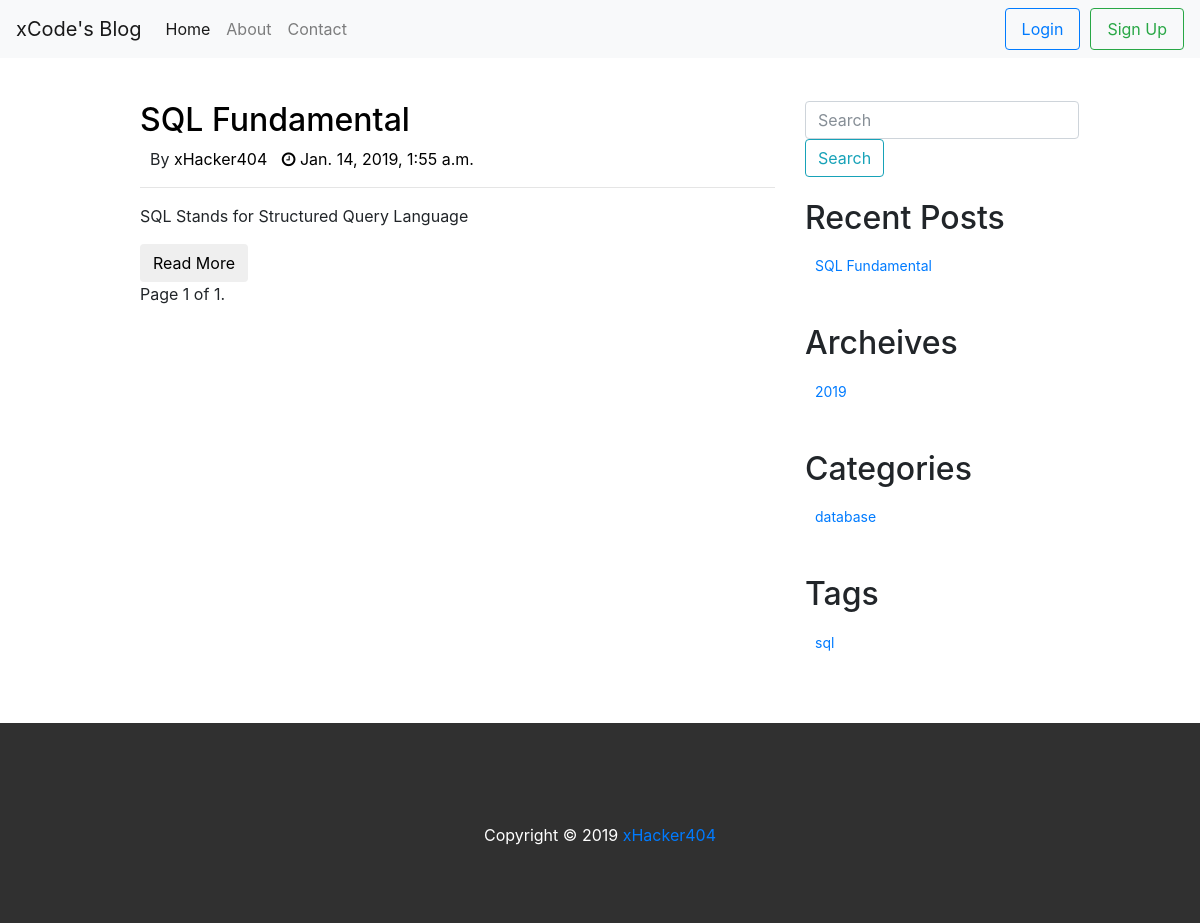
The page / on the database its author committed.
### blog/models.py (models this page shows, shortened)
class Post(models.Model):
    title = models.CharField(max_length=250,unique=True)
    content = models.CharField(max_length=1000)
    tag = models.CharField(max_length=100,default='sql')
    category = models.CharField(max_length=150, default='uncategoried')
    featured_img = models.ImageField(upload_to='featured_images', blank=True)
    author = models.ForeignKey(User,on_delete=models.CASCADE, default=1)
    published_date = models.DateTimeField()

### blog/views.py (the view)
# urls.py: path('', views.index, name="index"),
def index(request):
    post_list = Post.objects.order_by('published_date')
    years = []
    tags = []
    categories = []
    for post in post_list :
        year = post.published_date.year
        tag = post.tag
        category = post.category
        if year not in years:
            years.append(year)
        if tag not in tags:
            tags.append(tag)
        if category not in categories:
            categories.append(category)
    paginator = Paginator(post_list, 2) # Show 2 posts per page
    page = request.GET.get('page')
    posts = paginator.get_page(page)
    my_dict = {'posts':posts, 'years':years, 'tags':tags, 'categories':categories}
    return render(request, 'blog/index.html', context=my_dict)

### templates/blog/index.html (shortened to what this page needs)
<!DOCTYPE html>
{% extends 'blog/base.html'%}
{% block post_block %}
<div class="col-md-7">
	{% if posts %}
			{% for post in posts %}
		<div class="post">
        <h2><a href="blog/posts/{{post.id}}/"> {{ post.title}} </a></h2>
        <ul>
            <li>By  <a href="blog/author/{{post.author}}">{{ post.author}}</a></li>
            <li><a href="blog/{{post.published_date.year}}/{{post.published_date.month}}/{{post.published_date.day}}"> <i class="fa fa-clock-o" aria-hidden="true"></i> {{ post.published_date }}</a></li>
        </ul>
        <hr>
        <p>{{post.content}}</p>
        <button class="btn"><a href="blog/posts/{{post.id}}">Read More</a></button>
    </div>
		{% endfor %}
		<div class="pagination">
    <span class="step-links">
        <span class="current">
            Page {{ posts.number }} of {{ posts.paginator.num_pages }}.
        </span>
    </span>
  </div>
		{% else %}
		<p>Sorry!! No post has been found!!!</p>
		{% endif %}
</div>
{% endblock %}

### templates/blog/base.html (shortened to what this page needs)
<!DOCTYPE html>
{% load staticfiles %}
<html lang="us">
<head>
    <link href="{% static "css/bootstrap.min.css" %}"rel="stylesheet" type="text/css">
    <link href="{% static "css/jquery-ui.css" %}" rel="stylesheet">
    <link rel="stylesheet" href="https://cdnjs.cloudflare.com/ajax/libs/font-awesome/4.7.0/css/font-awesome.min.css">
    <link href="{% static "css/style.css" %}" rel="stylesheet" type="text/css">
</head>
<body>
		<div class="row">
        <div class="col-md-12">
            <nav class="navbar navbar-expand-lg navbar-light bg-light fixed-top">
              <a class="navbar-brand" href="{% url 'index'%}">xCode's Blog</a>
              <div class="collapse navbar-collapse" id="navbarSupportedContent">
                <ul class="navbar-nav mr-auto">
                  <li class="nav-item active">
                    <a class="nav-link" href="{% url 'index'%}">Home <span class="sr-only">(current)</span></a>
                  </li>
                  <li class="nav-item">
                    <a class="nav-link" href="#">About</a>
                  </li>
                  <li class="nav-item">
                    <a class="nav-link " href="#">Contact</a>
                  </li>
                </ul>
                <form class="form-inline my-2 my-lg-0">
									{% if user.is_authenticated %}
									<a class="nav-link btn btn-outline-primary" href="{% url 'blog:logout' %}" >Logout</a>
                  <h2 style="font-size:24px; padding-left:10px"> Hello {{user.username}} </h2>
									{% else %}
									<a class="nav-link btn btn-outline-primary" href="{% url 'blog:user_login' %}" >Login</a>
                  <a class="nav-link btn btn-outline-success" href="{% url 'blog:sign-up'%}" style="margin-left: 10px">Sign Up</a>
									{% endif %}
								</form>
              </div>
         </nav>
        </div>
    </div>
    <div class="container">
        <div class="row" style="margin-top:100px ">
            <div class="col-md-1" id="left-sidebar"></div>
            {% block post_block %}
            {% endblock %}
            <div class="col-md-4" id="right-sidebar">
								<form class="form-inline" method="GET" action="{% url 'blog:search_view'%}">
                    <input class="form-control mr-sm-2" type="text" name="search_box" placeholder="Search">
                    <button class="btn btn-outline-info my-2 my-sm-0" type="submit">Search</button>
               </form>
                 <div class="widget">
                    <h2>Recent Posts</h2>
										{% if posts %}
											{% for post in posts %}
										<ul>
                        <li> <a href="blog/posts/{{post.id}}">{{post.title}}</a> </li>
                    </ul>
											{% endfor %}
										{% else %}
										<p>No Recent Post!</p>
										{% endif %}
                </div>
                <div class="widget">
                    <h2>Archeives</h2>
                    <ul>
											  {% for year in years %}
												<li> <a href="blog/{{ year}}" />{{ year }}</a> </li>
                        {% endfor %}
                    </ul>
                </div>
                <div class="widget">
                    <h2>Categories</h2>
                    <ul>
											{% for category in categories %}
											<li> <a href="blog/category/{{ category }}" />{{ category }}</a> </li>
											{% endfor %}
                    </ul>
                </div>
                <div class="widget">
                    <h2>Tags</h2>
                    <ul>
											{% for tag in tags %}
											<li> <a href="blog/tag/{{ tag }}" />{{ tag }}</a> </li>
											{% endfor %}
                    </ul>
                </div>
            </div>
        </div>
    </div>
    <div class="row">
            <div class="col-md-12">
                <footer>
                    Copyright &copy; 2019 <a href="http://xHacker404.com">xHacker404</a>
                </footer>
            </div>
    </div>
</body>
</html>

### static/css/style.css (style rules this page uses)
.widget { margin-top:22px; }
.widget ul { padding: 10px; display:inline-block; }
.widget ul li { list-style-type:none; display: block; color:blue; font-size:14px; margin-left:0; }
.post:first-child { margin-top:0px; }
.post { margin-top:40px; }
.post a { text-decoration: none; color: black; }
.post ul { padding: 0; }
.post ul li { list-style: none; display: inline; margin-left:10px; }
footer { background:#303030; color:white; text-align: center; padding:100px; height:200px; margin-top:44px; }

### rows shown on the page
Post: title "SQL Fundamental", author "xHacker404", published_date "Jan. 14, 2019, 1:55 a.m.", content "SQL Stands for Structured Query Language", categories "database", tags "sql"

### other values the page prints
{{ posts.number }} "1"
{{ posts.paginator.num_pages }} "1"
{{ year }} "2019"
